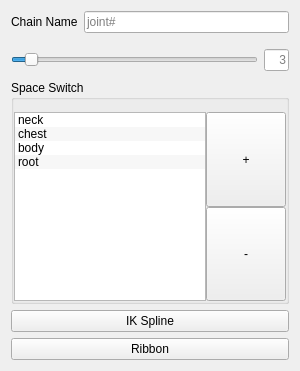
<?xml version="1.0" encoding="UTF-8"?>
<ui version="4.0">
 <class>widget</class>
 <widget class="QWidget" name="widget">
  <property name="geometry">
   <rect>
    <x>0</x>
    <y>0</y>
    <width>300</width>
    <height>371</height>
   </rect>
  </property>
  <property name="minimumSize">
   <size>
    <width>300</width>
    <height>0</height>
   </size>
  </property>
  <property name="maximumSize">
   <size>
    <width>300</width>
    <height>16777215</height>
   </size>
  </property>
  <property name="windowTitle">
   <string>Neck Rig</string>
  </property>
  <layout class="QVBoxLayout" name="verticalLayout_2">
   <item>
    <layout class="QHBoxLayout" name="horizontalLayout">
     <property name="topMargin">
      <number>0</number>
     </property>
     <item>
      <widget class="QLabel" name="label">
       <property name="text">
        <string>Chain Name</string>
       </property>
      </widget>
     </item>
     <item>
      <widget class="QLineEdit" name="name_lne">
       <property name="focusPolicy">
        <enum>Qt::ClickFocus</enum>
       </property>
       <property name="placeholderText">
        <string>joint#</string>
       </property>
      </widget>
     </item>
    </layout>
   </item>
   <item>
    <layout class="QHBoxLayout" name="horizontalLayout_2">
     <property name="topMargin">
      <number>10</number>
     </property>
     <property name="bottomMargin">
      <number>3</number>
     </property>
     <item>
      <widget class="QSlider" name="joints_sld">
       <property name="minimum">
        <number>2</number>
       </property>
       <property name="maximum">
        <number>20</number>
       </property>
       <property name="sliderPosition">
        <number>3</number>
       </property>
       <property name="orientation">
        <enum>Qt::Horizontal</enum>
       </property>
       <property name="invertedAppearance">
        <bool>false</bool>
       </property>
       <property name="invertedControls">
        <bool>false</bool>
       </property>
       <property name="tickPosition">
        <enum>QSlider::NoTicks</enum>
       </property>
       <property name="tickInterval">
        <number>4</number>
       </property>
      </widget>
     </item>
     <item>
      <widget class="QLineEdit" name="numjoints_lne">
       <property name="maximumSize">
        <size>
         <width>25</width>
         <height>16777215</height>
        </size>
       </property>
       <property name="focusPolicy">
        <enum>Qt::ClickFocus</enum>
       </property>
       <property name="alignment">
        <set>Qt::AlignRight|Qt::AlignTrailing|Qt::AlignVCenter</set>
       </property>
       <property name="placeholderText">
        <string>3</string>
       </property>
      </widget>
     </item>
    </layout>
   </item>
   <item>
    <widget class="QGroupBox" name="groupBox">
     <property name="title">
      <string>Space Switch</string>
     </property>
     <property name="flat">
      <bool>true</bool>
     </property>
     <property name="checkable">
      <bool>false</bool>
     </property>
     <layout class="QHBoxLayout" name="horizontalLayout_3">
      <property name="spacing">
       <number>0</number>
      </property>
      <property name="leftMargin">
       <number>0</number>
      </property>
      <property name="topMargin">
       <number>12</number>
      </property>
      <property name="rightMargin">
       <number>0</number>
      </property>
      <property name="bottomMargin">
       <number>0</number>
      </property>
      <item>
       <widget class="QListWidget" name="space_switch_lsw">
        <property name="focusPolicy">
         <enum>Qt::ClickFocus</enum>
        </property>
        <property name="editTriggers">
         <set>QAbstractItemView::SelectedClicked</set>
        </property>
        <property name="dragEnabled">
         <bool>false</bool>
        </property>
        <property name="dragDropMode">
         <enum>QAbstractItemView::NoDragDrop</enum>
        </property>
        <property name="alternatingRowColors">
         <bool>true</bool>
        </property>
        <property name="selectionMode">
         <enum>QAbstractItemView::MultiSelection</enum>
        </property>
        <item>
         <property name="text">
          <string>neck</string>
         </property>
        </item>
        <item>
         <property name="text">
          <string>chest</string>
         </property>
        </item>
        <item>
         <property name="text">
          <string>body</string>
         </property>
        </item>
        <item>
         <property name="text">
          <string>root</string>
         </property>
        </item>
       </widget>
      </item>
      <item>
       <layout class="QVBoxLayout" name="verticalLayout">
        <property name="spacing">
         <number>0</number>
        </property>
        <property name="rightMargin">
         <number>0</number>
        </property>
        <item>
         <widget class="QPushButton" name="add_btn">
          <property name="sizePolicy">
           <sizepolicy hsizetype="Minimum" vsizetype="Expanding">
            <horstretch>0</horstretch>
            <verstretch>0</verstretch>
           </sizepolicy>
          </property>
          <property name="focusPolicy">
           <enum>Qt::ClickFocus</enum>
          </property>
          <property name="text">
           <string>+</string>
          </property>
         </widget>
        </item>
        <item>
         <widget class="QPushButton" name="minus_btn">
          <property name="sizePolicy">
           <sizepolicy hsizetype="Minimum" vsizetype="Expanding">
            <horstretch>0</horstretch>
            <verstretch>0</verstretch>
           </sizepolicy>
          </property>
          <property name="focusPolicy">
           <enum>Qt::ClickFocus</enum>
          </property>
          <property name="text">
           <string>-</string>
          </property>
         </widget>
        </item>
       </layout>
      </item>
     </layout>
    </widget>
   </item>
   <item>
    <widget class="QPushButton" name="ikspline_btn">
     <property name="sizePolicy">
      <sizepolicy hsizetype="Minimum" vsizetype="Expanding">
       <horstretch>0</horstretch>
       <verstretch>0</verstretch>
      </sizepolicy>
     </property>
     <property name="text">
      <string>IK Spline</string>
     </property>
    </widget>
   </item>
   <item>
    <widget class="QPushButton" name="ribbon_btn">
     <property name="sizePolicy">
      <sizepolicy hsizetype="Minimum" vsizetype="Expanding">
       <horstretch>0</horstretch>
       <verstretch>0</verstretch>
      </sizepolicy>
     </property>
     <property name="text">
      <string>Ribbon</string>
     </property>
    </widget>
   </item>
  </layout>
 </widget>
 <resources/>
 <connections/>
</ui>
